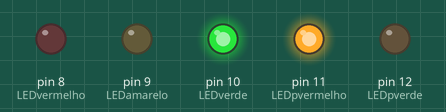
The sketch below on a simulated Arduino Uno, built with avr-gcc and run on an emulated ATmega328P. Parts: output pins drawn as LEDs (lit = HIGH).

Above: at 2.5 s.
At 5.2 s:
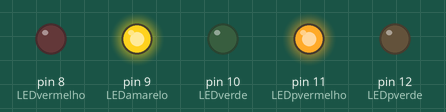
At 7.7 s:
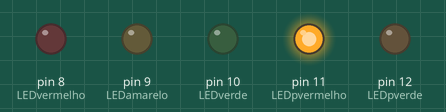
At 12.5 s:
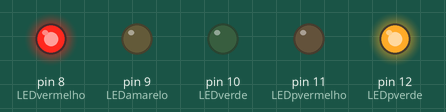
At 15.2 s:
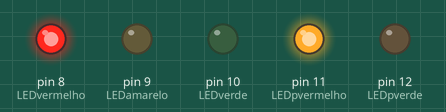
Timing chart, 0 to 20.2 s (numbered marks = the images above):
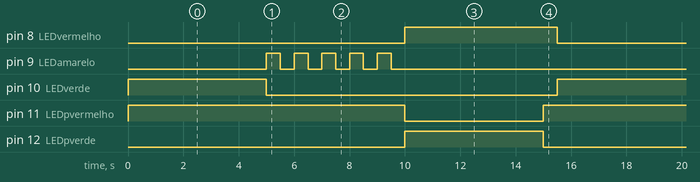

Measured:
- by itself, pin 8 (LEDvermelho): alternates HIGH for 5.5 s and LOW for 10.0 s
- by itself, pin 9 (LEDamarelo): repeats every 15.5 s: 4 × (LOW 0.50 s, HIGH 0.50 s), LOW 11.0 s, HIGH 0.50 s
- by itself, pin 10 (LEDverde), pin 12 (LEDpverde): alternates HIGH for 5.0 s and LOW for 10.5 s
- by itself, pin 11 (LEDpvermelho): alternates HIGH for 10.5 s and LOW for 5.0 s

The sketch:

sem_foro_ve_culos_e_pedestres_1.ino
```cpp
//código por Livya Oliveira

#define LEDvermelho 8
#define LEDamarelo 9
#define LEDverde 10
#define LEDpvermelho 11
#define LEDpverde 12

void setup()
{
  pinMode(LEDvermelho, OUTPUT);
  pinMode(LEDamarelo, OUTPUT);
  pinMode(LEDverde, OUTPUT);
  pinMode(LEDpvermelho, OUTPUT);
  pinMode(LEDpverde, OUTPUT);
}

void loop()
{
  // Fase 1: Semáforo para veículos (verde)
  digitalWrite(LEDvermelho, LOW);
  digitalWrite(LEDamarelo, LOW);
  digitalWrite(LEDverde, HIGH);

  // Pedestres: LED vermelho para pedestres
  digitalWrite(LEDpvermelho, HIGH);
  digitalWrite(LEDpverde, LOW);

  delay(5000);  // Os veículos passam por 5 segundos

  // Fase 2: Semáforo para veículos (amarelo pisca 5 vezes)
  digitalWrite(LEDverde, LOW);
  for (int i = 0; i < 5; i++) {
    digitalWrite(LEDamarelo, HIGH);
    delay(500);
    digitalWrite(LEDamarelo, LOW);
    delay(500);
  }

  // Fase 3: Semáforo para veículos (vermelho)
  digitalWrite(LEDamarelo, LOW);
  digitalWrite(LEDvermelho, HIGH);

  // Pedestres: LED verde para pedestres
  digitalWrite(LEDpvermelho, LOW);
  digitalWrite(LEDpverde, HIGH);

  delay(5000);

  // Fase 4: Retorno ao estado inicial
  digitalWrite(LEDpverde, LOW);
  digitalWrite(LEDpvermelho, HIGH);

  delay(500);
}
```
